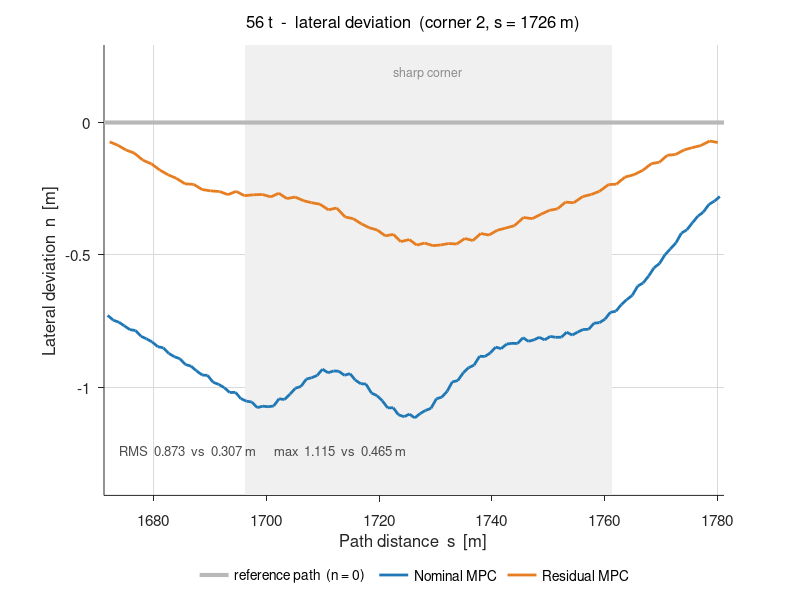

Recreate this plot in MATLAB.
% 급코너에서의 참조 경로 vs 주행 궤적 - nominal MPC / residual MPC
%
% 기본은 **한 칸**만 그린다: 56 t, 경로 좌표 (s, n).
% 상단 설정으로 적재와 표시 내용을 바꾼다.
%
%   SHOW = 'n'     경로 좌표 (s, n) 한 칸        <- 기본. 차이를 읽는 그림
%   SHOW = 'map'   전역 좌표 (X, Y) 한 칸        <- 코너 형상
%   SHOW = 'both'  둘 다 (1 x 2)
%   MASS_T = 56    32 또는 56
%
% 경로 좌표가 왜 정직한가. 가로축 s(진행 거리)와 세로축 n(횡편차)은 서로 다른
% 물리량이라 눈금 간격이 달라도 된다(시간-속도 그래프와 같은 이치). 그래서 축
% 값을 **실제 미터**로 두고도 1 m 편차가 칸을 가득 채운다. 참조 경로는 n=0 인
% 가로 직선이 된다. n > 0 = 진행방향 기준 왼쪽.
%
% 지도(X, Y)는 두 축이 같은 물리량이라 axis equal 을 지켜야 하고, 그래서
% 2,546 m 트랙 위의 1 m 편차는 창 폭의 1% 로 작게 보인다. 지도에서 편차만 K 배
% 늘리는 방법은 한 그림에 두 배율이 섞여(진행 방향 x1, 수직 방향 xK) 어떤 축
% 눈금을 붙여도 한쪽이 틀리므로 쓰지 않는다.
%
% 주행: Q_n=1e-4, v=10, Hockenheim 건조.
%       잔차 주행은 solve 109 ms 시절이라 실제 제어율이 6.5 Hz 다 (nominal 10 Hz).
%
% 데이터: fig_track_compare.mat  (results/track_compare.py 가 생성)
% 실행:   results/matlab/ 폴더 안에서 `plot_track_compare`
% 요구:   base MATLAB 만 (툴박스 불필요). R2013a 이상.

clear; close all
load('fig_track_compare.mat')

MASS_T = 56;             % 32 또는 56
CORNER = 2;              % 1 = s 1232 m,  2 = s 1726 m (차이가 가장 큰 코너)
SHOW   = 'n';            % 'n' | 'map' | 'both'
HALF   = zoom_half;      % 창 반폭 [m]

REF  = [0.72 0.72 0.72];
NOM  = [0.12 0.47 0.71];
RES  = [0.90 0.49 0.13];

mi = find(mass == MASS_T, 1);   % i 는 허수 단위와 겹치므로 쓰지 않는다
if isempty(mi), error('MASS_T 는 %d 또는 %d 여야 한다', mass(1), mass(2)); end
zs = zoom_s(CORNER);
cx = zoom_xy(CORNER,1);  cy = zoom_xy(CORNER,2);

%% ---- 수치 표 (명령창) — 모든 조건을 출력한다 ----
fprintf('\n=== Corner window comparison (window = s +- %.0f m) ===\n', HALF);
fprintf('%7s %5s %14s %12s %12s\n','corner','mass','controller','RMS |n| [m]','max |n| [m]');
for z = 1:numel(zoom_s)
    for a = 1:numel(mass)
        for k = 1:2
            fprintf('%7d %4dt %14s %12.3f %12.3f\n', z, mass(a), variant{k}, ...
                    corner_stat(a,k,z,1), corner_stat(a,k,z,2));
        end
    end
end
fprintf(['\nWhole-lap corner RMS (|kappa| >= 0.02): ' ...
         'nominal %.3f / %.3f,  residual %.3f / %.3f  (32t / 56t)\n'], ...
        met(1,1,2), met(2,1,2), met(1,2,2), met(2,2,2));
fprintf('Residual runs were at 6.5 Hz (pre solver fix), nominal at 10 Hz.\n\n');

%% ---- 그림 ----
xn = traj_x{mi,1};  yn = traj_y{mi,1};   sn = traj_s{mi,1};  nn = traj_n{mi,1};
xr = traj_x{mi,2};  yr = traj_y{mi,2};   sr = traj_s{mi,2};  nr = traj_n{mi,2};

switch lower(SHOW)
    case 'n',    panels = {'n'};            W = 620;
    case 'map',  panels = {'map'};          W = 620;
    otherwise,   panels = {'map','n'};      W = 1120;
end
figure('Color','w','Position',[80 80 W 520])

for pIdx = 1:numel(panels)
    if numel(panels) > 1, subplot(1,2,pIdx); end
    hold on

    if strcmp(panels{pIdx}, 'map')
        % --- 전역 좌표 (지도). 축 비율 1:1 필수 ---
        box on; set(gca,'FontSize',11,'TickDir','out')
        p0 = plot(ref_x, ref_y, '-', 'Color', REF, 'LineWidth', 4);
        p1 = plot(xn, yn, '-', 'Color', NOM, 'LineWidth', 1.6);
        p2 = plot(xr, yr, '-', 'Color', RES, 'LineWidth', 1.6);
        axis equal
        xlim([cx-HALF cx+HALF]); ylim([cy-HALF cy+HALF]);
        legend([p0 p1 p2], {'reference path','Nominal MPC','Residual MPC'}, ...
               'Location','southoutside','Orientation','horizontal', ...
               'Box','off','FontSize',10);
        xlabel('X  [m]'); ylabel('Y  [m]')
        title(sprintf('%d t  -  corner %d,  s = %.0f m', MASS_T, CORNER, zs), ...
              'FontSize',12,'FontWeight','normal')
    else
        % --- 경로 좌표 (s, n). 축 값은 실제 미터 ---
        box off
        set(gca,'FontSize',11,'TickDir','out','XGrid','on','YGrid','on', ...
                'GridColor',[.85 .85 .85],'GridAlpha',1,'Layer','bottom')
        wn = abs(sn - zs) <= HALF;   wr = abs(sr - zs) <= HALF;
        nv = [nn(wn), nr(wr)];
        ylo = min(nv);  yhi = max(nv);
        pad = max((yhi - ylo) * 0.28, 0.05);
        ylo = min(ylo, 0) - pad;   yhi = max(yhi, 0) + pad;

        % 급코너 구간(|kappa| >= 0.02, R <= 50 m) 음영
        wk = (ref_s >= zs-HALF) & (ref_s <= zs+HALF) & (abs(ref_kappa) >= 0.02);
        if any(wk)
            k1 = min(ref_s(wk));  k2 = max(ref_s(wk));
            patch([k1 k2 k2 k1], [ylo ylo yhi yhi], [0.94 0.94 0.94], ...
                  'EdgeColor','none');
            text((k1+k2)/2, ylo + (yhi-ylo)*0.94, 'sharp corner', ...
                 'HorizontalAlignment','center','FontSize',9,'Color',[0.55 0.55 0.55]);
        end

        q0 = plot([zs-HALF zs+HALF], [0 0], '-', 'Color', REF, 'LineWidth', 3);
        q1 = plot(sn(wn), nn(wn), '-', 'Color', NOM, 'LineWidth', 2);
        q2 = plot(sr(wr), nr(wr), '-', 'Color', RES, 'LineWidth', 2);
        legend([q0 q1 q2], {'reference path  (n = 0)','Nominal MPC','Residual MPC'}, ...
               'Location','southoutside','Orientation','horizontal', ...
               'Box','off','FontSize',10);
        text(zs-HALF*0.95, ylo + (yhi-ylo)*0.10, ...
             sprintf('RMS  %.3f  vs  %.3f m      max  %.3f  vs  %.3f m', ...
                     corner_stat(mi,1,CORNER,1), corner_stat(mi,2,CORNER,1), ...
                     corner_stat(mi,1,CORNER,2), corner_stat(mi,2,CORNER,2)), ...
             'FontSize',9.5,'Color',[0.3 0.3 0.3]);
        xlim([zs-HALF zs+HALF]); ylim([ylo yhi])
        xlabel('Path distance  s  [m]')
        ylabel('Lateral deviation  n  [m]')
        title(sprintf('%d t  -  lateral deviation  (corner %d, s = %.0f m)', ...
              MASS_T, CORNER, zs), 'FontSize',12,'FontWeight','normal')
    end
end
